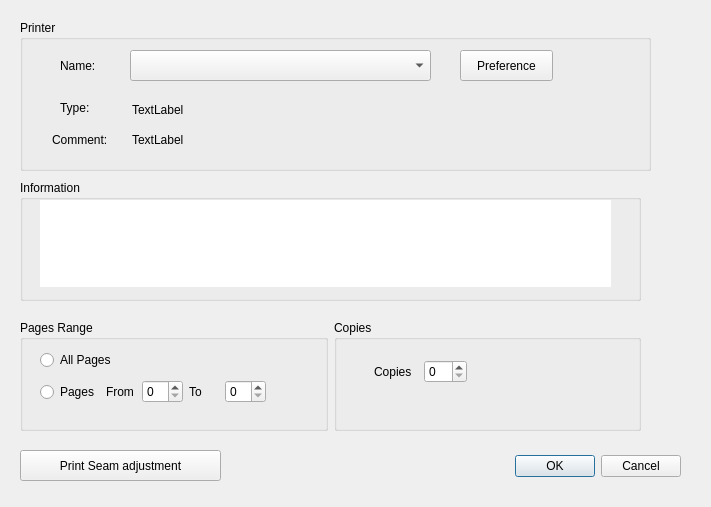
<?xml version="1.0" encoding="UTF-8"?>
<ui version="4.0">
 <class>PrinterConfigDlg</class>
 <widget class="QDialog" name="PrinterConfigDlg">
  <property name="windowModality">
   <enum>Qt::ApplicationModal</enum>
  </property>
  <property name="geometry">
   <rect>
    <x>0</x>
    <y>0</y>
    <width>711</width>
    <height>507</height>
   </rect>
  </property>
  <property name="windowTitle">
   <string>Print</string>
  </property>
  <property name="locale">
   <locale language="English" country="UnitedStates"/>
  </property>
  <widget class="QDialogButtonBox" name="buttonBox">
   <property name="geometry">
    <rect>
     <x>350</x>
     <y>450</y>
     <width>331</width>
     <height>32</height>
    </rect>
   </property>
   <property name="locale">
    <locale language="English" country="UnitedStates"/>
   </property>
   <property name="orientation">
    <enum>Qt::Horizontal</enum>
   </property>
   <property name="standardButtons">
    <set>QDialogButtonBox::Cancel|QDialogButtonBox::Ok</set>
   </property>
  </widget>
  <widget class="QComboBox" name="PrinterList">
   <property name="geometry">
    <rect>
     <x>130</x>
     <y>50</y>
     <width>301</width>
     <height>31</height>
    </rect>
   </property>
  </widget>
  <widget class="QLabel" name="label">
   <property name="geometry">
    <rect>
     <x>60</x>
     <y>50</y>
     <width>53</width>
     <height>31</height>
    </rect>
   </property>
   <property name="text">
    <string>Name:</string>
   </property>
  </widget>
  <widget class="QLabel" name="label_2">
   <property name="geometry">
    <rect>
     <x>60</x>
     <y>100</y>
     <width>53</width>
     <height>16</height>
    </rect>
   </property>
   <property name="text">
    <string>Type:</string>
   </property>
  </widget>
  <widget class="QLabel" name="label_3">
   <property name="geometry">
    <rect>
     <x>52</x>
     <y>130</y>
     <width>61</width>
     <height>20</height>
    </rect>
   </property>
   <property name="text">
    <string>Comment:</string>
   </property>
  </widget>
  <widget class="QLabel" name="label_Comment">
   <property name="geometry">
    <rect>
     <x>132</x>
     <y>130</y>
     <width>421</width>
     <height>20</height>
    </rect>
   </property>
   <property name="text">
    <string>TextLabel</string>
   </property>
  </widget>
  <widget class="QGroupBox" name="groupBox_2">
   <property name="geometry">
    <rect>
     <x>20</x>
     <y>180</y>
     <width>621</width>
     <height>121</height>
    </rect>
   </property>
   <property name="title">
    <string>Information</string>
   </property>
   <widget class="QTextEdit" name="textEditInformation">
    <property name="geometry">
     <rect>
      <x>20</x>
      <y>20</y>
      <width>571</width>
      <height>87</height>
     </rect>
    </property>
    <property name="frameShape">
     <enum>QFrame::NoFrame</enum>
    </property>
    <property name="frameShadow">
     <enum>QFrame::Plain</enum>
    </property>
    <property name="readOnly">
     <bool>true</bool>
    </property>
   </widget>
  </widget>
  <widget class="QGroupBox" name="groupBox">
   <property name="geometry">
    <rect>
     <x>20</x>
     <y>20</y>
     <width>631</width>
     <height>151</height>
    </rect>
   </property>
   <property name="title">
    <string>Printer</string>
   </property>
   <widget class="QPushButton" name="btn_Printer_Preference">
    <property name="geometry">
     <rect>
      <x>440</x>
      <y>30</y>
      <width>93</width>
      <height>31</height>
     </rect>
    </property>
    <property name="text">
     <string>Preference</string>
    </property>
   </widget>
  </widget>
  <widget class="QWidget" name="layoutWidget">
   <property name="geometry">
    <rect>
     <x>20</x>
     <y>320</y>
     <width>621</width>
     <height>111</height>
    </rect>
   </property>
   <layout class="QGridLayout" name="gridLayout">
    <item row="0" column="0">
     <widget class="QGroupBox" name="groupBox_3">
      <property name="title">
       <string>Pages Range</string>
      </property>
      <widget class="QRadioButton" name="rbAllPages">
       <property name="geometry">
        <rect>
         <x>20</x>
         <y>30</y>
         <width>95</width>
         <height>20</height>
        </rect>
       </property>
       <property name="text">
        <string>All Pages</string>
       </property>
       <attribute name="buttonGroup">
        <string>pageRangeOption</string>
       </attribute>
      </widget>
      <widget class="QWidget" name="layoutWidget">
       <property name="geometry">
        <rect>
         <x>20</x>
         <y>60</y>
         <width>226</width>
         <height>24</height>
        </rect>
       </property>
       <layout class="QHBoxLayout" name="horizontalLayout">
        <item>
         <widget class="QRadioButton" name="rbSelecPages">
          <property name="text">
           <string>Pages</string>
          </property>
          <attribute name="buttonGroup">
           <string>pageRangeOption</string>
          </attribute>
         </widget>
        </item>
        <item>
         <widget class="QLabel" name="label_4">
          <property name="text">
           <string>From</string>
          </property>
         </widget>
        </item>
        <item>
         <widget class="QSpinBox" name="spinBoxBeginPage"/>
        </item>
        <item>
         <widget class="QLabel" name="label_5">
          <property name="text">
           <string>To</string>
          </property>
         </widget>
        </item>
        <item>
         <widget class="QSpinBox" name="spinBoxToPage"/>
        </item>
       </layout>
      </widget>
     </widget>
    </item>
    <item row="0" column="1">
     <widget class="QGroupBox" name="groupBox_4">
      <property name="title">
       <string>Copies</string>
      </property>
      <widget class="QWidget" name="layoutWidget">
       <property name="geometry">
        <rect>
         <x>40</x>
         <y>40</y>
         <width>93</width>
         <height>24</height>
        </rect>
       </property>
       <layout class="QHBoxLayout" name="horizontalLayout_2">
        <item>
         <widget class="QLabel" name="label_6">
          <property name="text">
           <string>Copies</string>
          </property>
         </widget>
        </item>
        <item>
         <widget class="QSpinBox" name="spinBoxCopies"/>
        </item>
       </layout>
      </widget>
     </widget>
    </item>
   </layout>
  </widget>
  <widget class="QWidget" name="layoutWidget">
   <property name="geometry">
    <rect>
     <x>0</x>
     <y>0</y>
     <width>2</width>
     <height>2</height>
    </rect>
   </property>
   <layout class="QHBoxLayout" name="horizontalLayout_4"/>
  </widget>
  <widget class="QLabel" name="label_PrintType">
   <property name="geometry">
    <rect>
     <x>132</x>
     <y>100</y>
     <width>421</width>
     <height>20</height>
    </rect>
   </property>
   <property name="text">
    <string>TextLabel</string>
   </property>
  </widget>
  <widget class="QPushButton" name="btnAdjustSeam">
   <property name="geometry">
    <rect>
     <x>20</x>
     <y>450</y>
     <width>201</width>
     <height>31</height>
    </rect>
   </property>
   <property name="text">
    <string>Print Seam adjustment</string>
   </property>
  </widget>
  <zorder>groupBox</zorder>
  <zorder>buttonBox</zorder>
  <zorder>label</zorder>
  <zorder>label_2</zorder>
  <zorder>label_3</zorder>
  <zorder>label_Comment</zorder>
  <zorder>groupBox_2</zorder>
  <zorder>layoutWidget</zorder>
  <zorder>layoutWidget</zorder>
  <zorder>label_PrintType</zorder>
  <zorder>btnAdjustSeam</zorder>
  <zorder>PrinterList</zorder>
 </widget>
 <tabstops>
  <tabstop>PrinterList</tabstop>
  <tabstop>btn_Printer_Preference</tabstop>
  <tabstop>textEditInformation</tabstop>
  <tabstop>rbAllPages</tabstop>
  <tabstop>rbSelecPages</tabstop>
  <tabstop>spinBoxBeginPage</tabstop>
  <tabstop>spinBoxToPage</tabstop>
  <tabstop>spinBoxCopies</tabstop>
  <tabstop>btnAdjustSeam</tabstop>
  <tabstop>buttonBox</tabstop>
 </tabstops>
 <resources/>
 <connections>
  <connection>
   <sender>buttonBox</sender>
   <signal>accepted()</signal>
   <receiver>PrinterConfigDlg</receiver>
   <slot>accept()</slot>
   <hints>
    <hint type="sourcelabel">
     <x>248</x>
     <y>254</y>
    </hint>
    <hint type="destinationlabel">
     <x>157</x>
     <y>274</y>
    </hint>
   </hints>
  </connection>
  <connection>
   <sender>buttonBox</sender>
   <signal>rejected()</signal>
   <receiver>PrinterConfigDlg</receiver>
   <slot>reject()</slot>
   <hints>
    <hint type="sourcelabel">
     <x>316</x>
     <y>260</y>
    </hint>
    <hint type="destinationlabel">
     <x>286</x>
     <y>274</y>
    </hint>
   </hints>
  </connection>
 </connections>
 <buttongroups>
  <buttongroup name="pageRangeOption"/>
 </buttongroups>
</ui>
